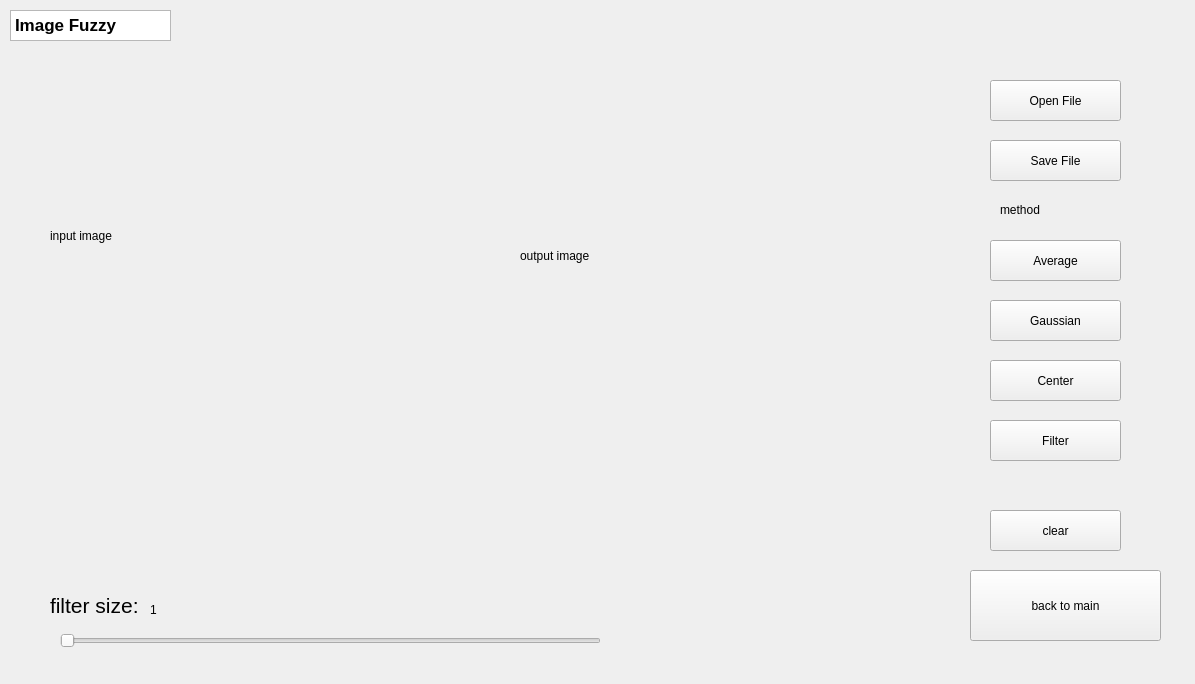
<?xml version="1.0" encoding="UTF-8"?>
<ui version="4.0">
 <class>WinImageFuzzy</class>
 <widget class="QWidget" name="WinImageFuzzy">
  <property name="geometry">
   <rect>
    <x>0</x>
    <y>0</y>
    <width>1195</width>
    <height>684</height>
   </rect>
  </property>
  <property name="windowTitle">
   <string>Form</string>
  </property>
  <widget class="QPushButton" name="PbAverage">
   <property name="geometry">
    <rect>
     <x>990</x>
     <y>240</y>
     <width>131</width>
     <height>41</height>
    </rect>
   </property>
   <property name="text">
    <string>Average</string>
   </property>
  </widget>
  <widget class="QPushButton" name="PbGaussian">
   <property name="geometry">
    <rect>
     <x>990</x>
     <y>300</y>
     <width>131</width>
     <height>41</height>
    </rect>
   </property>
   <property name="text">
    <string>Gaussian</string>
   </property>
  </widget>
  <widget class="QLabel" name="LbInputImage">
   <property name="geometry">
    <rect>
     <x>50</x>
     <y>70</y>
     <width>411</width>
     <height>331</height>
    </rect>
   </property>
   <property name="text">
    <string>input image</string>
   </property>
  </widget>
  <widget class="QPushButton" name="PbSaveFile">
   <property name="geometry">
    <rect>
     <x>990</x>
     <y>140</y>
     <width>131</width>
     <height>41</height>
    </rect>
   </property>
   <property name="text">
    <string>Save File</string>
   </property>
  </widget>
  <widget class="QPushButton" name="PbCenter">
   <property name="geometry">
    <rect>
     <x>990</x>
     <y>360</y>
     <width>131</width>
     <height>41</height>
    </rect>
   </property>
   <property name="text">
    <string>Center</string>
   </property>
  </widget>
  <widget class="QLabel" name="LbFiterSize">
   <property name="geometry">
    <rect>
     <x>50</x>
     <y>590</y>
     <width>101</width>
     <height>31</height>
    </rect>
   </property>
   <property name="font">
    <font>
     <pointsize>16</pointsize>
    </font>
   </property>
   <property name="text">
    <string>filter size:</string>
   </property>
  </widget>
  <widget class="QLabel" name="LbMethod">
   <property name="geometry">
    <rect>
     <x>1000</x>
     <y>200</y>
     <width>76</width>
     <height>19</height>
    </rect>
   </property>
   <property name="text">
    <string>method</string>
   </property>
  </widget>
  <widget class="QSlider" name="horizontalSlider">
   <property name="geometry">
    <rect>
     <x>60</x>
     <y>620</y>
     <width>541</width>
     <height>41</height>
    </rect>
   </property>
   <property name="orientation">
    <enum>Qt::Horizontal</enum>
   </property>
  </widget>
  <widget class="QLabel" name="LbOutputImage">
   <property name="geometry">
    <rect>
     <x>520</x>
     <y>80</y>
     <width>391</width>
     <height>351</height>
    </rect>
   </property>
   <property name="text">
    <string>output image</string>
   </property>
  </widget>
  <widget class="QPushButton" name="PbOpenFile">
   <property name="geometry">
    <rect>
     <x>990</x>
     <y>80</y>
     <width>131</width>
     <height>41</height>
    </rect>
   </property>
   <property name="text">
    <string>Open File</string>
   </property>
  </widget>
  <widget class="QPushButton" name="PbbackToMain">
   <property name="geometry">
    <rect>
     <x>970</x>
     <y>570</y>
     <width>191</width>
     <height>71</height>
    </rect>
   </property>
   <property name="text">
    <string>back to main</string>
   </property>
  </widget>
  <widget class="QPushButton" name="PbFilter">
   <property name="geometry">
    <rect>
     <x>990</x>
     <y>420</y>
     <width>131</width>
     <height>41</height>
    </rect>
   </property>
   <property name="text">
    <string>Filter</string>
   </property>
  </widget>
  <widget class="QTextEdit" name="Topic">
   <property name="geometry">
    <rect>
     <x>10</x>
     <y>10</y>
     <width>161</width>
     <height>31</height>
    </rect>
   </property>
   <property name="html">
    <string>&lt;!DOCTYPE HTML PUBLIC &quot;-//W3C//DTD HTML 4.0//EN&quot; &quot;http://www.w3.org/TR/REC-html40/strict.dtd&quot;&gt;
&lt;html&gt;&lt;head&gt;&lt;meta name=&quot;qrichtext&quot; content=&quot;1&quot; /&gt;&lt;style type=&quot;text/css&quot;&gt;
p, li { white-space: pre-wrap; }
&lt;/style&gt;&lt;/head&gt;&lt;body style=&quot; font-family:'Ubuntu'; font-size:13pt; font-weight:400; font-style:normal;&quot;&gt;
&lt;p style=&quot; margin-top:0px; margin-bottom:0px; margin-left:0px; margin-right:0px; -qt-block-indent:0; text-indent:0px;&quot;&gt;&lt;span style=&quot; font-weight:600;&quot;&gt;Image Fuzzy&lt;/span&gt;&lt;/p&gt;&lt;/body&gt;&lt;/html&gt;</string>
   </property>
  </widget>
  <widget class="QLabel" name="LbFiterSizeValue">
   <property name="geometry">
    <rect>
     <x>150</x>
     <y>600</y>
     <width>76</width>
     <height>19</height>
    </rect>
   </property>
   <property name="text">
    <string>1</string>
   </property>
  </widget>
  <widget class="QPushButton" name="PbClear">
   <property name="geometry">
    <rect>
     <x>990</x>
     <y>510</y>
     <width>131</width>
     <height>41</height>
    </rect>
   </property>
   <property name="text">
    <string>clear</string>
   </property>
  </widget>
 </widget>
 <resources/>
 <connections/>
</ui>
